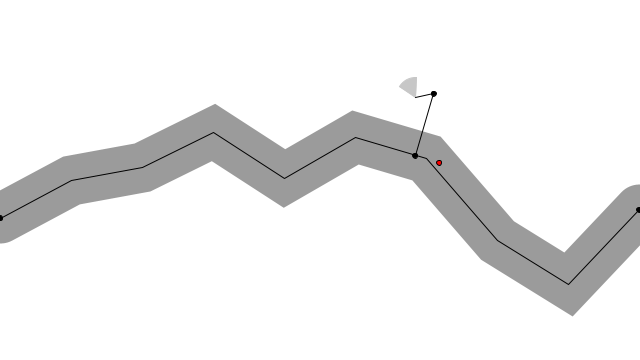
Frame 1 (no input)
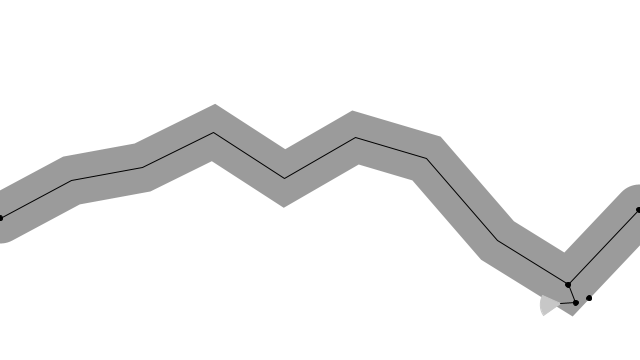
Frame 60 (the mouse pressed at the canvas centre just before this capture)
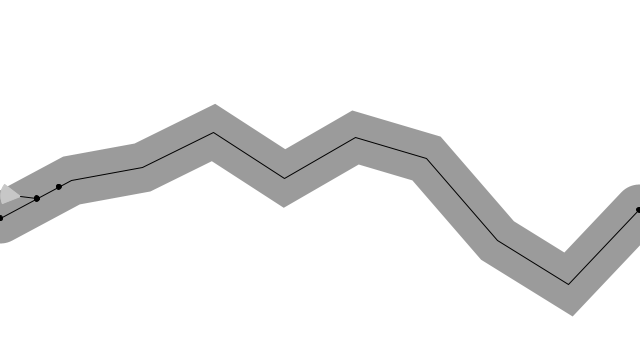
Frame 120 (the mouse held since frame 60 and released just before this capture)

The Processing sketch that drew these frames (run headless with seeded random() and noise(); from frame 60 on, the mouse is pressed at the canvas centre):

// Processing sketch: path_following
// ── path_following.pde
class Path {
  PVector[] points;
  int numPts;
  float w;
  
  Path() {
    w = 50;
    numPts = 10;
    points = new PVector[numPts];
    float spacing = width/(numPts - 1);
    for (int i = 0; i < points.length; i++) {
      PVector point = new PVector(spacing * i, map(noise(i * 0.25), 0, 1, 0, height));
      points[i] = point;
    }
  }
  
  PVector getFirst() {
    return points[0];
  }
  
  PVector getLast() {
    return points[numPts - 1];
  }
  
  void display() {
    strokeWeight(w);
    stroke(0, 100);
    noFill();
    strokeCap(ROUND);
    beginShape();
    for (PVector v : points) {
      vertex(v.x, v.y);
    }
    endShape();
    
    strokeWeight(1);
    stroke(0);
    beginShape();
    for (PVector v : points) {
      vertex(v.x, v.y);
    }
    endShape();
    fill(0);
    ellipse(points[0].x, points[0].y, 5, 5);
    ellipse(points[numPts - 1].x, points[numPts - 1].y, 5, 5);
  }
}

// ── main.pde
Path path;
Vehicle vehicle;

void setup() {
  size(640, 360);
  path = new Path();
  vehicle = new Vehicle(new PVector(random(width), random(height)));
}

void draw() {
  background(255);
  path.display();
  vehicle.wrap(path); // confines vehicle to track length
  vehicle.followPath(path);
  vehicle.update();
 
  vehicle.display();
}

PVector findNormalPt(PVector point, PVector lineStart, PVector lineEnd) {
  PVector toPoint = PVector.sub(point, lineStart); // a (hypotenuse)
  PVector toNorm = PVector.sub(lineEnd, lineStart); // b (we will adjust its mag next)
  toNorm.normalize();                // |b| = |a| * cos(theta), where theta is the angle between a and b 
  toNorm.mult(toPoint.dot(toNorm)); // |a| * |b| * cos(theta) = a dot b, and here |b| is 1!
  PVector normalPt = PVector.add(lineStart, toNorm);
  return normalPt; // add b to the start of the line to get the normal point
}

// ── vehicle.pde
class Vehicle {
  PVector loc, vel, acc;
  float maxSpeed, maxForce;
  float mass;
  float r, col;
  
  PVector normPt, futLoc, pathTarget;
  boolean seeking;
  
  Vehicle(PVector _loc) {
    loc = _loc.get();
    vel = new PVector(5, 0);
    acc = new PVector();
    maxSpeed = 5;
    maxForce = 5;
    mass = 1;
    
    r = 20;
    col = random(0, 210);
    
    seeking = false;
  }
  
  void followPath(Path p) {
    PVector predict = vel.get();
    predict.setMag(r);
    predict.add(loc); // set predict to vehicle's future location
    futLoc = predict.get(); // global for debug display
    
    PVector target = null;
    float smallestd = width * 10;
    PVector a;
    PVector b;
    for (int i = 0; i < p.numPts - 1; i++) {
      a = p.points[i];
      b = p.points[i + 1];
      PVector normalPt = findNormalPt(predict, a, b);
      if (normalPt.x < a.x) { normalPt = a; }
      if (normalPt.x > b.x) { normalPt = b; }
      float d = PVector.dist(predict, normalPt);
      if (d < smallestd) {
        smallestd = d;
        target = PVector.sub(b, a); // determines which direction to follow the path
        target.setMag(p.w/2);
        target.add(normalPt);
        normPt = normalPt; // for debug display
        if (target.x >= b.x && b.equals(p.getLast())) { target.set(width + r, target.y); }
//        else if (target.x >= b.x) {target = p.points[i + 2]; } // helps with steeper slopes
      }
    }
    pathTarget = target; // for debug display
    
    if (smallestd > p.w) { // adjust if vehicle is too far from the path
      seek(target);
      // globals for debug display
      seeking = true;
    } else { seeking = false; }
     
  }
  
  void seek(PVector target) {
    PVector desired = PVector.sub(target, loc);
    desired.setMag(maxSpeed);
    PVector steer = PVector.sub(desired, vel);
    steer.limit(maxForce);
    applyForce(steer);
  }
  
  void applyForce(PVector force) {
    PVector f = force.get();
    f.div(mass);
    acc.add(f);
  }
  
  void update() {
    vel.add(acc);
    vel.limit(maxSpeed);
    loc.add(vel);
    acc.mult(0);
  }
  
  void wrap(Path p) { // one-way
    if (loc.x >= p.getLast().x + r) {
      loc.x = p.getFirst().x - r;
      loc.y = p.getFirst().y + (loc.y - p.getLast().y);
    }
  }
  
  void display() {    
    stroke(col);
    fill(col);
    pushMatrix();
    translate(loc.x, loc.y);
    rotate(vel.heading());
    // body
    arc(0, 0, r*2, r*2, radians(150), radians(210), PIE);
    popMatrix();
    // path following guides
    stroke(0);
    fill(0);
    line(loc.x, loc.y, futLoc.x, futLoc.y);
    ellipse(futLoc.x, futLoc.y, 5, 5);
    line(futLoc.x, futLoc.y, normPt.x, normPt.y);
    ellipse(normPt.x, normPt.y, 5, 5);
    if (seeking) {
      fill(255, 0, 0);
    }
    ellipse(pathTarget.x, pathTarget.y, 5, 5);
  }
}
